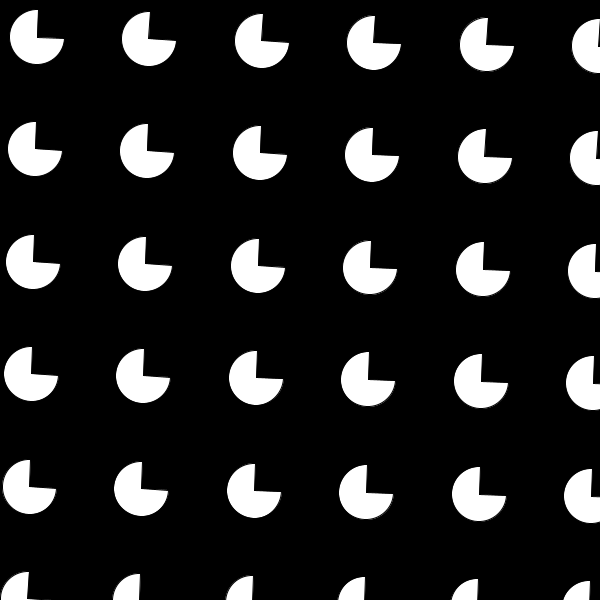
Frame 1 (no input)
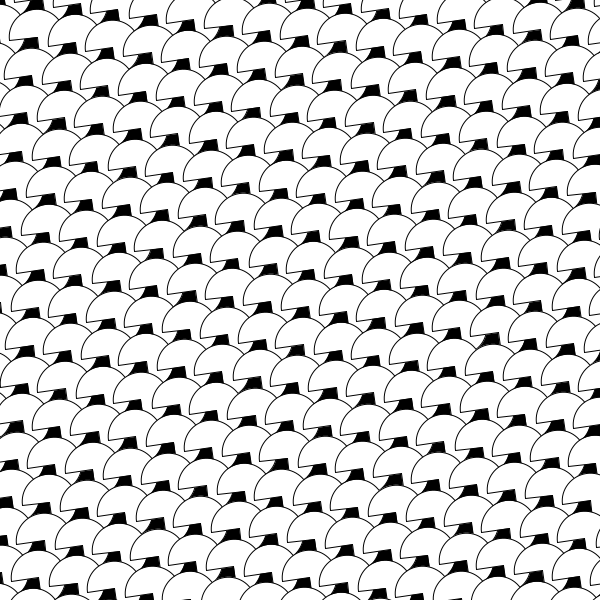
Frame 60 (the mouse pressed at the canvas centre just before this capture)
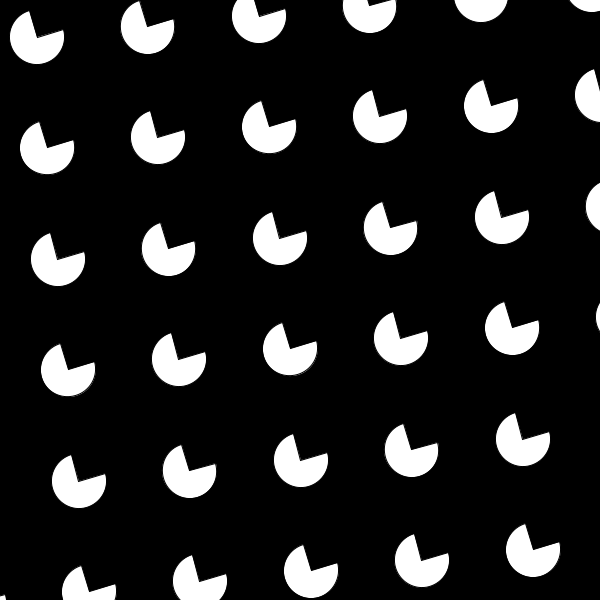
Frame 120 (the mouse held since frame 60 and released just before this capture)

The Processing sketch that drew these frames (run headless with seeded random() and noise(); from frame 60 on, the mouse is pressed at the canvas centre):

// Processing sketch: ex05_rotation_using_for_loop
// ── ex05_rotation_using_for_loop.pde
int grid_size;
int grid_num;
int circle_size;
int padding;

void setup() {

  size(600, 600);
  background(0);
  ellipseMode(CENTER);
  grid_num = 8;
  grid_size = width / (grid_num);
  padding = 10;
  circle_size = grid_size - 2 * padding;
}

void draw() {
  background(0);

  for (int i = -5; i < grid_num + 10; i++) {
    for (int j = -5; j < grid_num + 10; j++) {
      int x_coord = (grid_size * i) + circle_size / 2 + padding;
      int y_coord = (grid_size * j) + circle_size / 2 + padding;
      pushMatrix();
      fill(255);
      translate(x_coord, y_coord);
      rotate(frameCount * 0.05);
      arc(grid_size * i / 2, grid_size * j / 2, grid_size - 20, grid_size - 20, 0, PI + HALF_PI, PIE);
      popMatrix();
    }
  }
}
